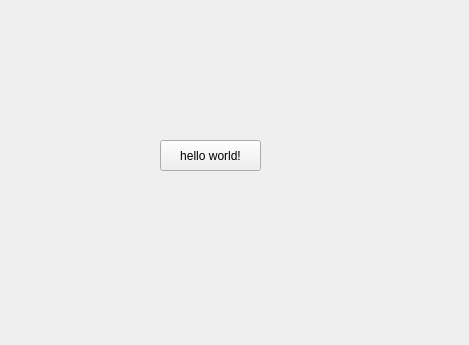
<?xml version="1.0" encoding="UTF-8"?>
<ui version="4.0">
 <class>Form</class>
 <widget class="QWidget" name="Form">
  <property name="geometry">
   <rect>
    <x>0</x>
    <y>0</y>
    <width>469</width>
    <height>345</height>
   </rect>
  </property>
  <property name="windowTitle">
   <string>Form</string>
  </property>
  <widget class="QPushButton" name="btnHelloWorld">
   <property name="geometry">
    <rect>
     <x>160</x>
     <y>140</y>
     <width>101</width>
     <height>31</height>
    </rect>
   </property>
   <property name="text">
    <string>hello world!</string>
   </property>
  </widget>
 </widget>
 <resources/>
 <connections/>
</ui>
